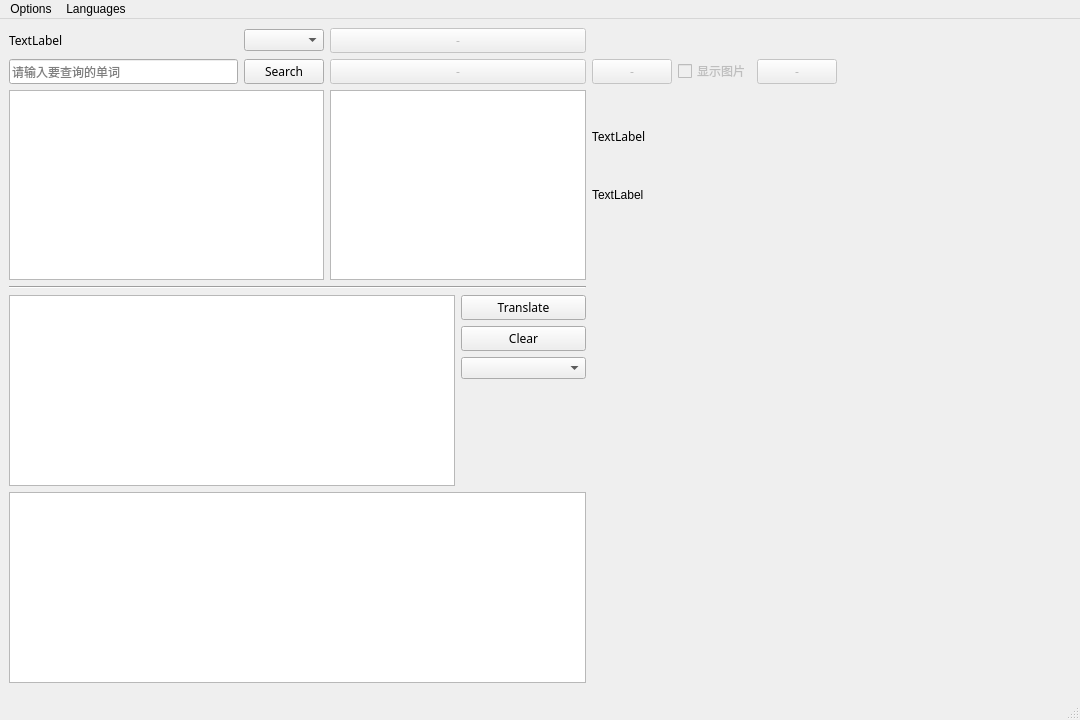
<?xml version="1.0" encoding="UTF-8"?>
<ui version="4.0">
 <class>MainWindow</class>
 <widget class="QMainWindow" name="MainWindow">
  <property name="geometry">
   <rect>
    <x>0</x>
    <y>0</y>
    <width>1080</width>
    <height>720</height>
   </rect>
  </property>
  <property name="minimumSize">
   <size>
    <width>1080</width>
    <height>720</height>
   </size>
  </property>
  <property name="maximumSize">
   <size>
    <width>1920</width>
    <height>1080</height>
   </size>
  </property>
  <property name="windowTitle">
   <string>DictionaryForAll</string>
  </property>
  <property name="locale">
   <locale language="Chinese" country="China"/>
  </property>
  <widget class="QWidget" name="centralwidget">
   <layout class="QGridLayout" name="gridLayout">
    <item row="18" column="0">
     <widget class="QLineEdit" name="lineEdit">
      <property name="minimumSize">
       <size>
        <width>150</width>
        <height>0</height>
       </size>
      </property>
      <property name="font">
       <font>
        <family>等线</family>
       </font>
      </property>
      <property name="placeholderText">
       <string>请输入要查询的单词</string>
      </property>
      <property name="clearButtonEnabled">
       <bool>true</bool>
      </property>
     </widget>
    </item>
    <item row="26" column="3">
     <spacer name="verticalSpacer">
      <property name="orientation">
       <enum>Qt::Vertical</enum>
      </property>
      <property name="sizeHint" stdset="0">
       <size>
        <width>20</width>
        <height>40</height>
       </size>
      </property>
     </spacer>
    </item>
    <item row="18" column="1">
     <widget class="QPushButton" name="pushButton">
      <property name="font">
       <font>
        <family>等线</family>
       </font>
      </property>
      <property name="text">
       <string>Search</string>
      </property>
     </widget>
    </item>
    <item row="18" column="9">
     <widget class="QPushButton" name="pushButton_4">
      <property name="enabled">
       <bool>false</bool>
      </property>
      <property name="font">
       <font>
        <family>等线</family>
       </font>
      </property>
      <property name="text">
       <string>-</string>
      </property>
     </widget>
    </item>
    <item row="22" column="0" colspan="4">
     <widget class="Line" name="line">
      <property name="orientation">
       <enum>Qt::Horizontal</enum>
      </property>
     </widget>
    </item>
    <item row="18" column="8">
     <widget class="QCheckBox" name="checkBox">
      <property name="enabled">
       <bool>false</bool>
      </property>
      <property name="font">
       <font>
        <family>等线</family>
       </font>
      </property>
      <property name="text">
       <string>显示图片</string>
      </property>
     </widget>
    </item>
    <item row="24" column="3">
     <widget class="QPushButton" name="pushButton_7">
      <property name="font">
       <font>
        <family>等线</family>
       </font>
      </property>
      <property name="text">
       <string>Clear</string>
      </property>
     </widget>
    </item>
    <item row="20" column="0" rowspan="2" colspan="2">
     <widget class="QListWidget" name="listWidget">
      <property name="font">
       <font>
        <family>等线</family>
       </font>
      </property>
      <property name="contextMenuPolicy">
       <enum>Qt::DefaultContextMenu</enum>
      </property>
      <property name="editTriggers">
       <set>QAbstractItemView::NoEditTriggers</set>
      </property>
      <property name="defaultDropAction">
       <enum>Qt::IgnoreAction</enum>
      </property>
      <property name="isWrapping" stdset="0">
       <bool>false</bool>
      </property>
      <property name="wordWrap">
       <bool>true</bool>
      </property>
     </widget>
    </item>
    <item row="23" column="0" rowspan="4" colspan="3">
     <widget class="QPlainTextEdit" name="plainTextEdit"/>
    </item>
    <item row="20" column="2" rowspan="2" colspan="2">
     <widget class="QListWidget" name="listWidget_2">
      <property name="font">
       <font>
        <family>等线</family>
       </font>
      </property>
      <property name="wordWrap">
       <bool>true</bool>
      </property>
     </widget>
    </item>
    <item row="18" column="6" colspan="2">
     <widget class="QPushButton" name="pushButton_5">
      <property name="enabled">
       <bool>false</bool>
      </property>
      <property name="font">
       <font>
        <family>等线</family>
       </font>
      </property>
      <property name="text">
       <string>-</string>
      </property>
     </widget>
    </item>
    <item row="18" column="10">
     <spacer name="horizontalSpacer">
      <property name="orientation">
       <enum>Qt::Horizontal</enum>
      </property>
      <property name="sizeHint" stdset="0">
       <size>
        <width>40</width>
        <height>20</height>
       </size>
      </property>
     </spacer>
    </item>
    <item row="27" column="0" colspan="4">
     <widget class="QTextBrowser" name="textBrowser">
      <property name="openLinks">
       <bool>false</bool>
      </property>
     </widget>
    </item>
    <item row="25" column="3">
     <widget class="QComboBox" name="comboBox_2"/>
    </item>
    <item row="23" column="3">
     <widget class="QPushButton" name="pushButton_6">
      <property name="font">
       <font>
        <family>等线</family>
       </font>
      </property>
      <property name="text">
       <string>Translate</string>
      </property>
     </widget>
    </item>
    <item row="20" column="6" colspan="5">
     <widget class="QLabel" name="label_3">
      <property name="font">
       <font>
        <family>等线</family>
       </font>
      </property>
      <property name="text">
       <string>TextLabel</string>
      </property>
      <property name="wordWrap">
       <bool>true</bool>
      </property>
     </widget>
    </item>
    <item row="18" column="2" colspan="2">
     <widget class="QPushButton" name="pushButton_3">
      <property name="enabled">
       <bool>false</bool>
      </property>
      <property name="minimumSize">
       <size>
        <width>150</width>
        <height>0</height>
       </size>
      </property>
      <property name="font">
       <font>
        <family>等线</family>
       </font>
      </property>
      <property name="text">
       <string>-</string>
      </property>
     </widget>
    </item>
    <item row="21" column="6" rowspan="8" colspan="5" alignment="Qt::AlignTop">
     <widget class="QLabel" name="label">
      <property name="text">
       <string>TextLabel</string>
      </property>
     </widget>
    </item>
    <item row="17" column="1">
     <widget class="QComboBox" name="comboBox"/>
    </item>
    <item row="17" column="2" colspan="2" alignment="Qt::AlignBottom">
     <widget class="QPushButton" name="pushButton_2">
      <property name="enabled">
       <bool>false</bool>
      </property>
      <property name="minimumSize">
       <size>
        <width>150</width>
        <height>0</height>
       </size>
      </property>
      <property name="font">
       <font>
        <family>等线</family>
       </font>
      </property>
      <property name="text">
       <string>-</string>
      </property>
     </widget>
    </item>
    <item row="17" column="0">
     <widget class="QLabel" name="label_2">
      <property name="font">
       <font>
        <family>等线</family>
       </font>
      </property>
      <property name="text">
       <string>TextLabel</string>
      </property>
      <property name="textFormat">
       <enum>Qt::AutoText</enum>
      </property>
     </widget>
    </item>
   </layout>
  </widget>
  <widget class="QMenuBar" name="menubar">
   <property name="geometry">
    <rect>
     <x>0</x>
     <y>0</y>
     <width>1080</width>
     <height>22</height>
    </rect>
   </property>
   <widget class="QMenu" name="menuOptions">
    <property name="font">
     <font>
      <family>等线</family>
     </font>
    </property>
    <property name="locale">
     <locale language="Chinese" country="China"/>
    </property>
    <property name="title">
     <string>Options</string>
    </property>
    <addaction name="actionConfigrations"/>
    <addaction name="separator"/>
    <addaction name="actionAbout"/>
   </widget>
   <widget class="QMenu" name="menuLanguages">
    <property name="font">
     <font>
      <family>等线</family>
     </font>
    </property>
    <property name="locale">
     <locale language="Chinese" country="China"/>
    </property>
    <property name="title">
     <string>Languages</string>
    </property>
    <addaction name="action"/>
    <addaction name="actionEnglish"/>
   </widget>
   <addaction name="menuOptions"/>
   <addaction name="menuLanguages"/>
  </widget>
  <widget class="QStatusBar" name="statusbar">
   <property name="font">
    <font>
     <family>等线</family>
    </font>
   </property>
  </widget>
  <action name="actionClose">
   <property name="text">
    <string>Close</string>
   </property>
  </action>
  <action name="actionSet_apis">
   <property name="text">
    <string>接口设置</string>
   </property>
   <property name="font">
    <font>
     <family>等线</family>
    </font>
   </property>
  </action>
  <action name="action">
   <property name="text">
    <string>简体中文</string>
   </property>
   <property name="font">
    <font>
     <family>等线</family>
    </font>
   </property>
  </action>
  <action name="actionEnglish">
   <property name="text">
    <string>English</string>
   </property>
   <property name="font">
    <font>
     <family>等线</family>
    </font>
   </property>
  </action>
  <action name="actionPic_sources">
   <property name="text">
    <string>图源设置</string>
   </property>
   <property name="font">
    <font>
     <family>等线</family>
    </font>
   </property>
  </action>
  <action name="actionFunctions">
   <property name="text">
    <string>功能设置</string>
   </property>
   <property name="font">
    <font>
     <family>等线</family>
    </font>
   </property>
  </action>
  <action name="actionConfigrations">
   <property name="text">
    <string>Configrations</string>
   </property>
  </action>
  <action name="actionAbout">
   <property name="text">
    <string>About</string>
   </property>
  </action>
 </widget>
 <resources/>
 <connections/>
</ui>
